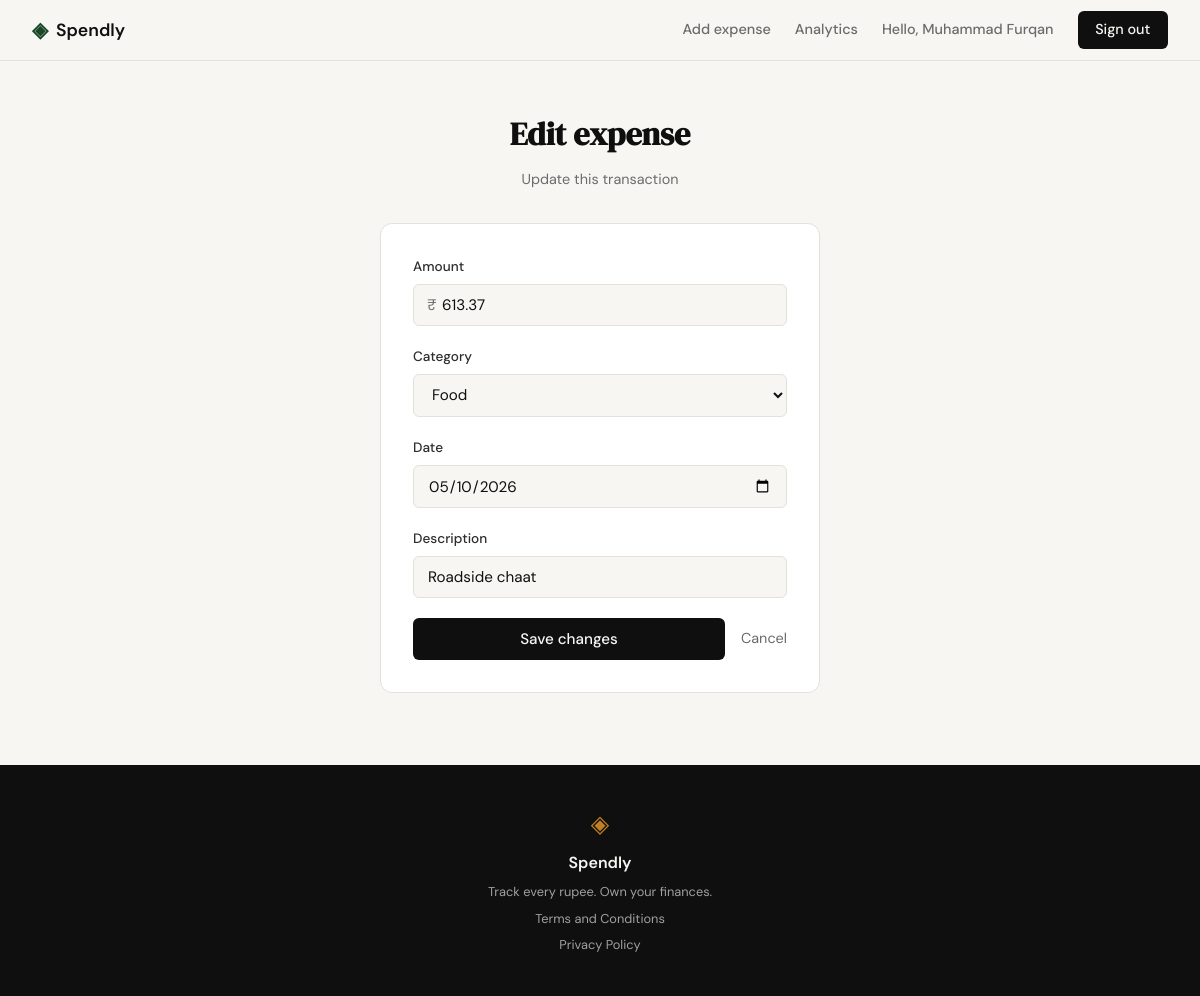
The page /expenses/29/edit (signed in) on the database as committed earlier.
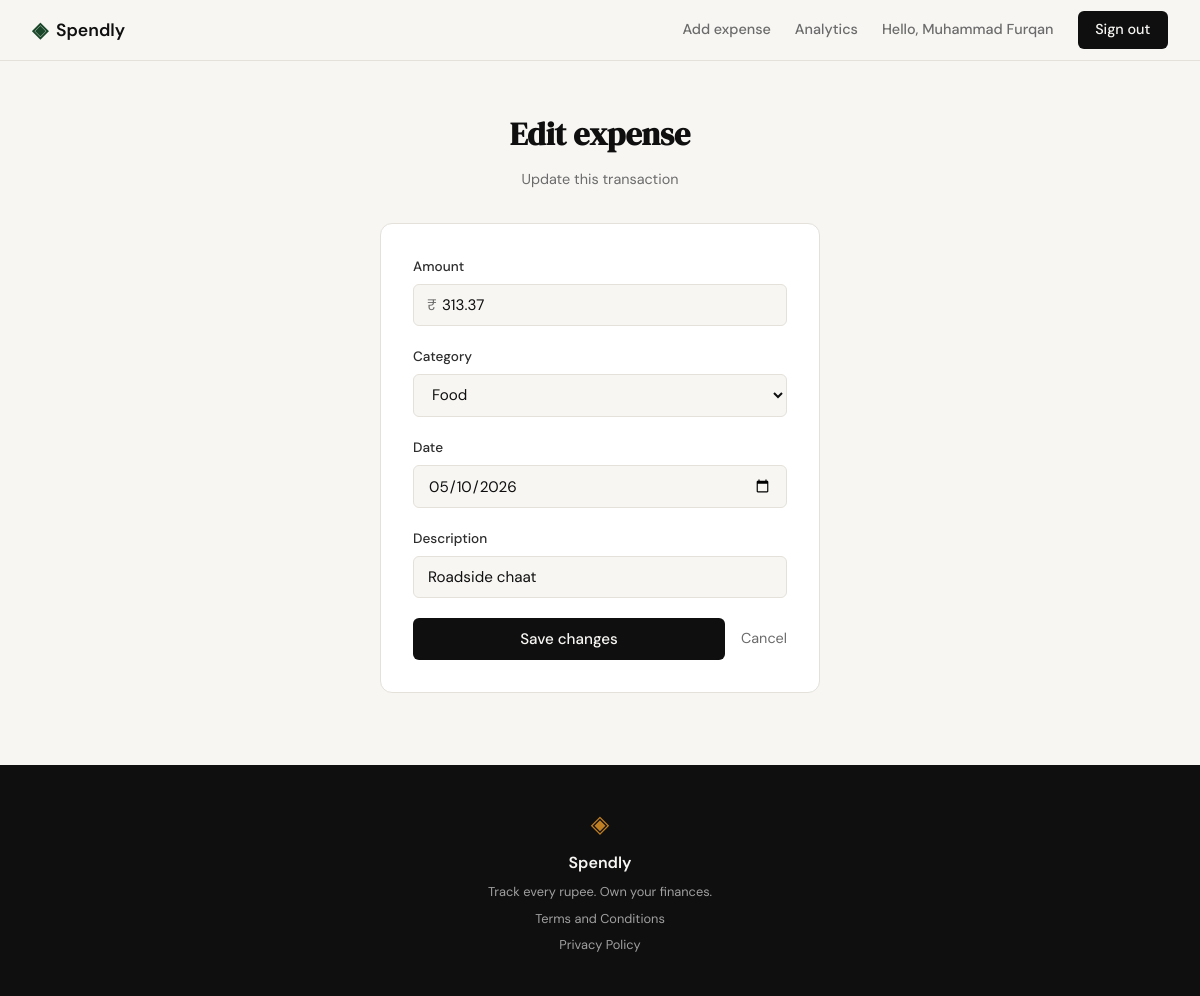
The same page on the database as committed later.
### tables this page shows
CREATE TABLE expenses (
            id          INTEGER PRIMARY KEY AUTOINCREMENT,
            user_id     INTEGER NOT NULL REFERENCES users(id),
            amount      REAL    NOT NULL,
            category    TEXT    NOT NULL,
            date        TEXT    NOT NULL,
            description TEXT,
            created_at  TEXT    DEFAULT (datetime('now'))
        );

### app.py (the view, shortened to what this page needs)
@app.route("/expenses/<int:id>/edit", methods=["GET", "POST"])
def edit_expense(id):
    if not session.get("user_id"):
        return redirect(url_for("login"))
    conn = None
    try:
        conn = get_db()
        row = conn.execute(
            "SELECT id, amount, category, date, description "
            "FROM expenses WHERE id = ? AND user_id = ?",
            (id, session["user_id"]),
        ).fetchone()
        if row is None:
            return redirect(url_for("profile"))
        if request.method == "GET":
            return render_template(
                "edit_expense.html",
                categories=CATEGORY_OPTIONS,
                expense_id=id,
                amount=str(row["amount"]),
                category=row["category"],
                date=row["date"],
                description=row["description"] or "",
                error=None,
            )
    finally:
        if conn is not None:
            conn.close()

### database/db.py (called while the page is built)
def get_db():
    db_path = os.path.join(os.path.dirname(os.path.dirname(__file__)), "spendly.db")
    conn = sqlite3.connect(db_path)
    conn.row_factory = sqlite3.Row
    conn.execute("PRAGMA foreign_keys = ON")
    return conn

### templates/edit_expense.html (shortened to what this page needs)
{% extends "base.html" %}
{% block content %}
<section class="auth-section">
    <div class="auth-container">
        <div class="auth-header">
            <h1 class="auth-title">Edit expense</h1>
            <p class="auth-subtitle">Update this transaction</p>
        </div>
        <div class="auth-card">
            <form method="POST" action="{{ url_for('edit_expense', id=expense_id) }}">
                <div class="form-group">
                    <label for="amount">Amount</label>
                    <div class="expense-form-amount">
                        <span>₹</span>
                        <input type="number" id="amount" name="amount"
                               class="form-input" step="0.01" min="0.01"
                               placeholder="0.00"
                               value="{{ amount }}" required autofocus>
                    </div>
                </div>
                <div class="form-group">
                    <label for="category">Category</label>
                    <select id="category" name="category"
                            class="form-input" required>
                        {% for slug, label in categories %}
                        <option value="{{ slug }}" {% if category == slug %}selected{% endif %}>
                            {{ label }}
                        </option>
                        {% endfor %}
                    </select>
                </div>
                <div class="form-group">
                    <label for="date">Date</label>
                    <input type="date" id="date" name="date"
                           class="form-input"
                           value="{{ date }}" required>
                </div>
                <div class="form-group">
                    <label for="description">Description</label>
                    <input type="text" id="description" name="description"
                           class="form-input" maxlength="200"
                           placeholder="Optional"
                           value="{{ description }}">
                </div>
                <div class="expense-form-actions">
                    <button type="submit" class="btn-submit">Save changes</button>
                    <a class="expense-form-cancel" href="{{ url_for('profile') }}">Cancel</a>
                </div>
            </form>
        </div>
    </div>
</section>
{% endblock %}

### templates/base.html (shortened to what this page needs)
<!DOCTYPE html>
<html lang="en">
<head>
    <link rel="stylesheet" href="{{ url_for('static', filename='css/style.css') }}">
</head>
<body>
    <nav class="navbar">
        <div class="nav-inner">
            <a href="{{ url_for('landing') }}" class="nav-brand">
                <span class="brand-icon">◈</span>
                <span class="brand-name">Spendly</span>
            </a>
            <div class="nav-links">
                {% if session.get('user_id') %}
                    <a href="{{ url_for('add_expense') }}"
                       class="nav-link {% if request.endpoint == 'add_expense' %}active{% endif %}">Add expense</a>
                    <a href="{{ url_for('analytics') }}"
                       class="nav-link {% if request.endpoint == 'analytics' %}active{% endif %}">Analytics</a>
                    <a href="{{ url_for('profile') }}" class="nav-user">Hello, {{ session.name }}</a>
                    <a href="{{ url_for('logout') }}" class="nav-cta">Sign out</a>
                {% else %}
                    <a href="{{ url_for('login') }}">Sign in</a>
                    <a href="{{ url_for('register') }}" class="nav-cta">Get started</a>
                {% endif %}
            </div>
        </div>
    </nav>
    <main class="main-content">
        {% block content %}{% endblock %}
    </main>
    <footer class="footer">
        <div class="footer-inner">
            <span class="brand-icon">◈</span>
            <span class="footer-name">Spendly</span>
            <p class="footer-copy">Track every rupee. Own your finances.</p>
            <p class="footer-copy"><a href="{{ url_for('terms') }}">Terms and Conditions</a></p>
            <p class="footer-copy"><a href="{{ url_for('privacy') }}">Privacy Policy</a>
        </div>
    </footer>
</body>
</html>

### static/css/style.css (style rules this page uses)
:root { --ink: #0f0f0f; --ink-soft: #2d2d2d; --ink-muted: #6b6b6b; --ink-faint: #a0a0a0; --paper: #f7f6f3; --paper-warm: #f0ede6; --paper-card: #ffffff; --accent: #1a472a; --accent-light: #e8f0eb; --accent-2: #c17f24; --accent-2-light: #fdf3e3; --danger: #c0392b; --danger-light: #fdecea; --border: #e4e1da; --border-soft: #eeebe4; --font-display: 'DM Serif Display', Georgia, serif; --font-body: 'DM Sans', system-ui, sans-serif; --max-width: 1200px; --auth-width: 440px; --radius-sm: 6px; --radius-md: 12px; --radius-lg: 20px; }
*, *::before, *::after { box-sizing: border-box; margin: 0; padding: 0; }
html { font-size: 16px; scroll-behavior: smooth; }
body { background: var(--paper); color: var(--ink); font-family: var(--font-body); font-size: 1rem; line-height: 1.6; -webkit-font-smoothing: antialiased; }
a { color: inherit; text-decoration: none; }
.navbar { position: sticky; top: 0; z-index: 100; background: var(--paper); border-bottom: 1px solid var(--border); padding: 0 2rem; }
.nav-inner { max-width: var(--max-width); margin: 0 auto; height: 60px; display: flex; align-items: center; justify-content: space-between; }
.nav-brand { display: flex; align-items: center; gap: 0.5rem; font-family: var(--font-body); font-weight: 600; font-size: 1.1rem; color: var(--ink); }
.brand-icon { color: var(--accent); font-size: 1.3rem; }
.brand-name { color: var(--ink); }
.nav-links { display: flex; align-items: center; gap: 1.5rem; font-size: 0.9rem; font-weight: 500; }
.nav-links a { color: var(--ink-muted); transition: color 0.2s; }
.nav-cta { background: var(--ink) !important; color: var(--paper) !important; padding: 0.45rem 1.1rem; border-radius: var(--radius-sm); transition: background 0.2s !important; }
.main-content { min-height: calc(100vh - 60px - 100px); }
.auth-section { min-height: calc(100vh - 60px - 100px); display: flex; align-items: center; justify-content: center; padding: 3rem 2rem; }
.auth-container { width: 100%; max-width: var(--auth-width); }
.auth-header { text-align: center; margin-bottom: 2rem; }
.auth-title { font-family: var(--font-display); font-size: 2rem; color: var(--ink); margin-bottom: 0.5rem; }
.auth-subtitle { font-size: 0.9rem; color: var(--ink-muted); }
.auth-card { background: var(--paper-card); border: 1px solid var(--border); border-radius: var(--radius-md); padding: 2rem; margin-bottom: 1.5rem; }
.form-group { margin-bottom: 1.25rem; }
.form-group label { display: block; font-size: 0.85rem; font-weight: 500; color: var(--ink-soft); margin-bottom: 0.4rem; }
.form-input { width: 100%; padding: 0.6rem 0.875rem; border: 1px solid var(--border); border-radius: var(--radius-sm); font-family: var(--font-body); font-size: 0.95rem; color: var(--ink); background: var(--paper); outline: none; transition: border-color 0.2s; }
.form-input::placeholder { color: var(--ink-faint); }
.btn-submit { width: 100%; padding: 0.7rem; background: var(--ink); color: var(--paper); border: none; border-radius: var(--radius-sm); font-family: var(--font-body); font-size: 0.95rem; font-weight: 500; cursor: pointer; transition: background 0.2s; margin-top: 0.5rem; }
.footer { background: var(--ink); color: var(--paper); padding: 2.5rem 2rem; text-align: center; }
.footer-inner { display: flex; flex-direction: column; align-items: center; gap: 0.4rem; }
.footer .brand-icon { color: var(--accent-2); font-size: 1.5rem; }
.footer-name { font-weight: 600; font-size: 1rem; }
.footer-copy { font-size: 0.8rem; color: var(--ink-faint); }
.expense-form-amount { position: relative; display: flex; align-items: center; }
.expense-form-amount > span { position: absolute; left: 0.875rem; color: var(--ink-muted); font-size: 0.95rem; pointer-events: none; }
.expense-form-amount > .form-input { padding-left: 1.75rem; }
.expense-form-actions { display: flex; align-items: center; gap: 1rem; margin-top: 0.5rem; }
.expense-form-actions .btn-submit { width: auto; flex: 1; margin-top: 0; }
.expense-form-cancel { color: var(--ink-muted); text-decoration: none; font-size: 0.9rem; transition: color 0.2s; }

Rows that differ between the two databases and show on the page:
changed expenses "Roadside chaat": category (not shown) → "Food"
Other text that changed with them:
form field amount: "613.37" → "313.37"
form field category: "Food" → (not shown)
